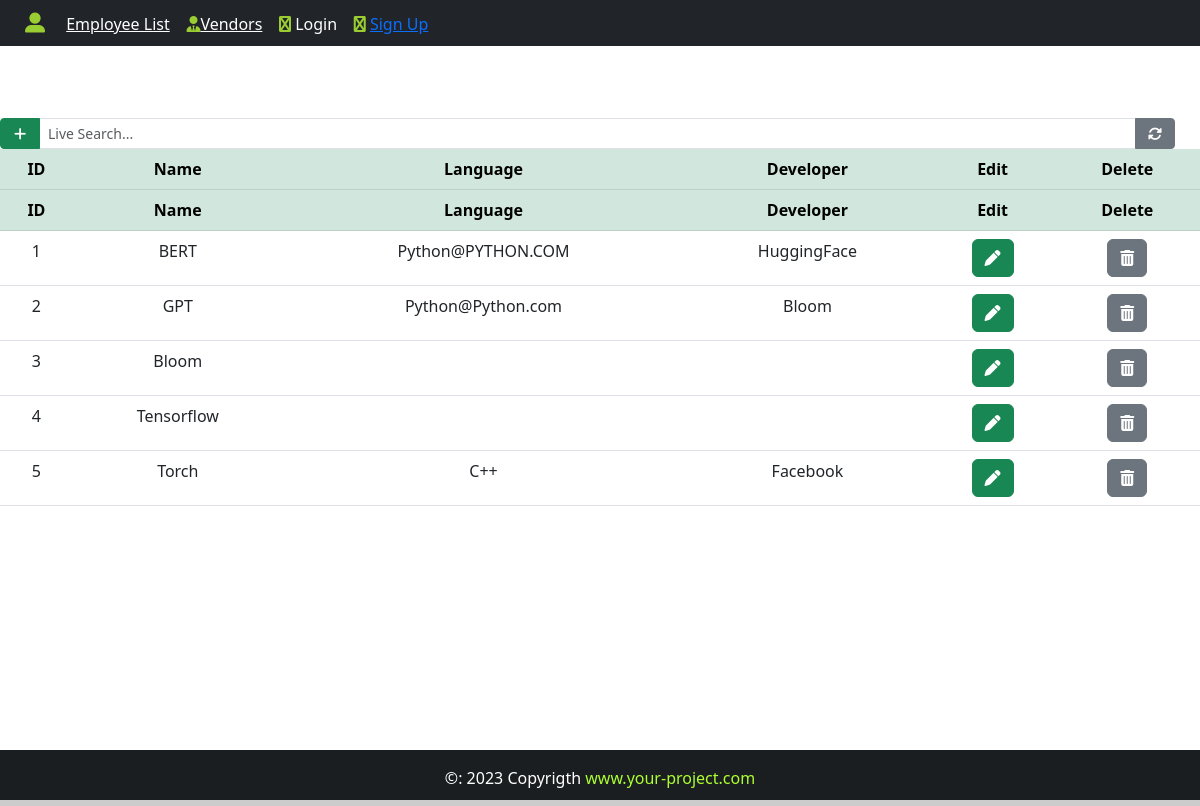
The page /ai_ml on the database its author committed.
### App/models.py (models this page shows, shortened)
class AI_ML(models.Model):
    id = models.IntegerField(primary_key=True)
    name = models.CharField('Name', max_length=200)
    language = models.EmailField('Language', max_length=200)
    developer = models.CharField('Developer', max_length=25)

### App/views.py (the view)
# urls.py: path('ai_ml',views.ai_ml, name="ai_ml"),
def ai_ml(request):
    ai_ml_list = AI_ML.objects.all()
    return render(request, "AI_ML.html",{"ai_ml_list":ai_ml_list})

### App/templates/AI_ML.html (shortened to what this page needs)
{% extends 'base.html' %}
{% block content %}
<div class="ai_ml">
    <br><br><br>
   <div class="d-flex" style="margin-right:25px;">
       <div class="input-group input-group-sm">
           <a class="btn btn-success btn-sm" style="width: 40px;" data-bs-toggle="modal" data-bs-target="#addaimlModal">
               <i class="fas fa-plus"></i>
           </a>
           <input class="form-control" type="search" id="search" placeholder="Live Search...", aria-label="Search">
           <a href="{% url 'ai_ml' %}" style="width: 40px;" class="btn btn-secondary btn-sm">
               <i class="fas fa-sync-alt"></i>
           </a>
       </div>
   </div>
   <table class="table table-ordered" id="ai_ml" style="text-align:center;">
       <thead class="table-success">
           <tr>
               <th>ID</th>
               <th>Name</th>
               <th>Language</th>
               <th>Developer</th>
               <th>Edit</th>
               <th>Delete</th>
           </tr>
       </thead>
       <tbody>
           {% for ai_ml in ai_ml_list %}
              <tr>
               <td>{{ai_ml.id}}</td>
               <td>{{ai_ml.name}}</td>
               <td>{{ai_ml.language}}</td>
               <td>{{ai_ml.developer}}</td>
               <td>
                <a class="btn btn-success text-center" title="Edit Vendor" data-bs-toggle="modal" data-bs-target="#edit_ai_ml_Modal{{ai_ml.pk}}">
                     <i class="fas fa-pen"></i>
                </a>
           </td>
           <td>
                <a class="btn btn-secondary text-center" title="Delete mrm_model" data-bs-toggle="modal" data-bs-target="#deleteaimlModal{{ai_ml.pk}}">
                    <i class="fas fa-trash-alt"></i>
                </a>
           </td>
              </tr>
              {% include 'delete_ai_ml.html' %}
           {% endfor %}
       </tbody>
   </table>
   <br><br><br>
</div>
{% endblock content%}

### App/static/css/style.css (style rules this page uses)
html, body { height:100%; margin:0; max-width:100%; }

### rows shown on the page
AI_ML: id "1", name "BERT", language "Python@PYTHON.COM", developer "HuggingFace"
AI_ML: id "2", name "GPT", language "Python@Python.com", developer "Bloom"
AI_ML: id "3", name "Bloom"
AI_ML: id "4", name "Tensorflow"
AI_ML: id "5", name "Torch", language "C++", developer "Facebook"
